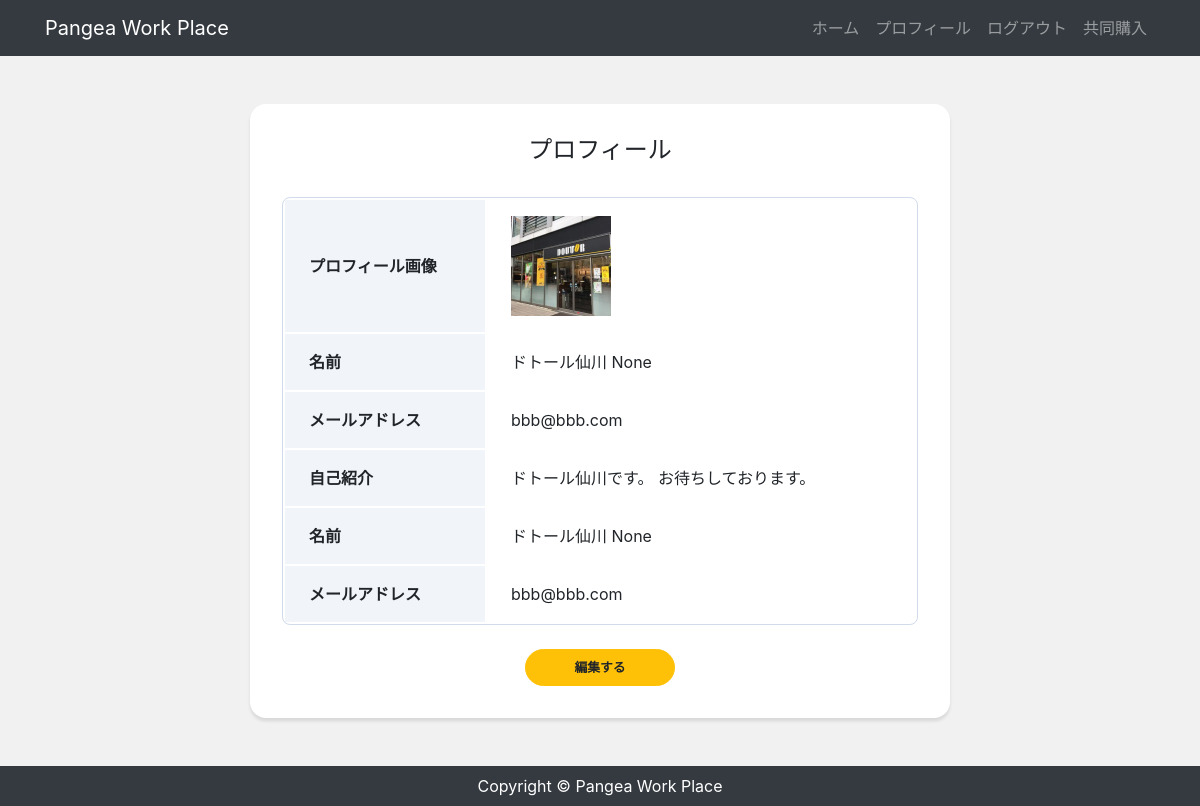
The app's page /accounts/profile/ (signed in) with its own data.
### accounts/models.py (models this page shows, shortened)
class CustomUser(AbstractBaseUser, PermissionsMixin):
    email = models.EmailField('メールアドレス', unique=True)
    first_name = models.CharField(('姓'), max_length=30, null=True, blank=True)
    last_name = models.CharField(('名'), max_length=30,null=True, blank=True)
    description = models.TextField('自己紹介', default="", blank=True)
    image = models.ImageField(upload_to='images', verbose_name='プロフィール画像', null=True, blank=True)
    is_staff = models.BooleanField(
        ('staff status'),
        default=False,
        help_text=('Designates whether the user can log into this admin site.'),
    )
    is_active = models.BooleanField(
        ('active'),
        default=True,
        help_text=(
            'Designates whether this user should be treated as active. '
            'Unselect this instead of deleting accounts.'
        ),
    )
    objects = UserManager()
    USERNAME_FIELD = 'email'
    EMAIL_FIELD = 'email'
    REQUIRED_FIELDS = []
    class Meta:
        verbose_name = ('user')
        verbose_name_plural = ('users')

### accounts/views.py (the view)
# urls.py: path('profile/', views.ProfileView.as_view(), name='profile'),
class ProfileView(LoginRequiredMixin, View):
    def get(self, request, *args, **kwargs):
        user_data = CustomUser.objects.get(id=request.user.id)
        return render(request, 'accounts/profile.html',{
            'user_data': user_data
        })

### accounts/templates/accounts/profile.html (shortened to what this page needs)
{% extends "app/base.html" %} {% block content %}
<div class="card card-profile my-5 mx-auto">
  <div class="card-body">
    <h5 class="card-title text-center">プロフィール</h5>
    <table class="profile_table mb-4">
      <tbody>
        <tr>
            <th class="header">プロフィール画像</th>
            <td class="data">
              {% if user_data.image %}
              <img src="{{ user_data.image.url }}" width="100px" />
              {% endif %}
            </td>
          </tr>
          <tr>
            <th class="header">名前</th>
            <td class="data">{{ user_data.first_name }} {{ user_data.last_name }}</td>
          </tr>
          <tr>
            <th class="header">メールアドレス</th>
            <td class="data">{{ user_data.email }}</td>
          </tr>
          <tr>
            <th class="header">自己紹介</th>
            <td class="data">{{ user_data.description }}</td>
        </tr>
        <tr>
          <th class="header">名前</th>
          <td class="data">
            {{ user_data.first_name }} {{ user_data.last_name }}
          </td>
        </tr>
        <tr>
          <th class="header">メールアドレス</th>
          <td class="data">{{ user_data.email }}</td>
        </tr>
      </tbody>
    </table>
    <div class="button mx-auto">
      <a href="{% url 'profile_edit' %}" class="btn btn-lg btn-warning btn-block">編集する</a>
    </div>
  </div>
</div>
{% endblock %}

### app/static/css/style.css (style rules this page uses)
* { margin: 0; padding: 0; box-sizing: border-box; }
body { background: #f1f1f1; display: flex; flex-flow: column; min-height: 100vh; }
.card-profile { width: 700px; border: 0; border-radius: 1rem; box-shadow: 0 0.2rem 0.2rem 0 rgba(0, 0, 0, 0.1); }
.button { width: 150px; }
.btn { font-size: 80%; border-radius: 5rem; font-weight: bold; }
.profile_table { width: 100%; border: 1px solid #d1dbeb; border-radius: 8px; border-collapse: separate; overflow: hidden; }
.profile_table .header { width: 200px; padding: 16px 24px; text-align: left; background: #f1f5fa; }
.profile_table .data { padding: 16px 24px; }
.card-title { margin-bottom: 2rem; font-size: 1.5rem; }
.card-body { padding: 2rem; }

### records on screen
CustomUser: image (picture), first_name "ドトール仙川", last_name "None", email "bbb@bbb.com", description "ドトール仙川です。 お待ちしております。"
